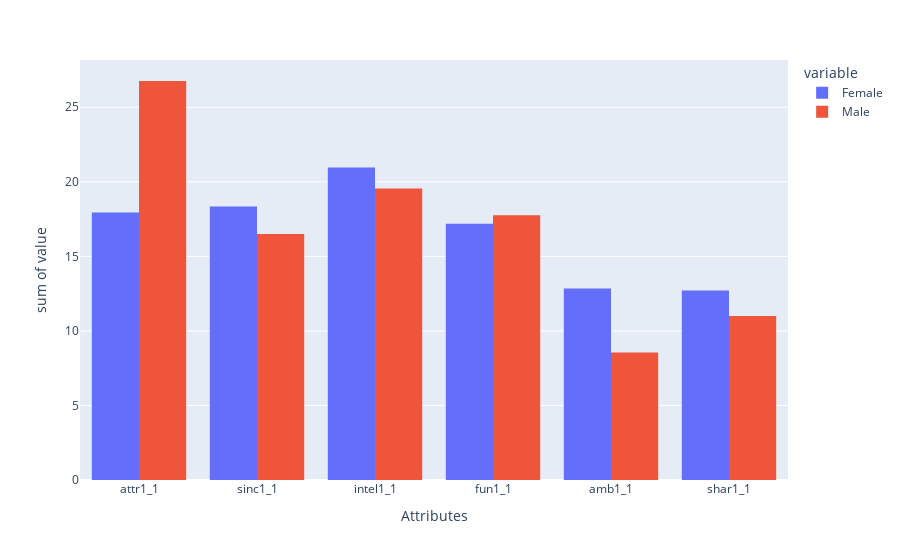

Write notebook code for a chart like this one.
### Code cell
df_clean_mean = df_clean.groupby("gender").mean().reset_index()
df_clean_mean = df_clean_mean.drop(["gender", "wave"], axis=1)
#print(df_clean_mean)
#print()
df_clean_mean_T = df_clean_mean.T.reset_index()
df_clean_mean_T.columns = ['Attributes', 'Female','Male']
print(df_clean_mean_T)

histo = px.histogram(df_clean_mean_T, x="Attributes", y=["Female","Male"], barmode='group')
histo.show()

### Figure 1 — Plotly figure (JSON) as saved in the notebook; plotly's stock layout.template omitted (floating-point values rounded to 4 significant figures)
{"data": [{"alignmentgroup": "True", "bingroup": "x", "histfunc": "sum", "hovertemplate": "variable=Female<br>Attributes=%{x}<br>sum of value=%{y}<extra></extra>", "legendgroup": "Female", "marker": {"color": "#636efa", "pattern": {"shape": ""}}, "name": "Female", "offsetgroup": "Female", "orientation": "v", "showlegend": true, "type": "histogram", "x": ["attr1_1", "sinc1_1", "intel1_1", "fun1_1", "amb1_1", "shar1_1"], "xaxis": "x", "y": [17.94, 18.35, 20.95, 17.19, 12.84, 12.7], "yaxis": "y"}, {"alignmentgroup": "True", "bingroup": "x", "histfunc": "sum", "hovertemplate": "variable=Male<br>Attributes=%{x}<br>sum of value=%{y}<extra></extra>", "legendgroup": "Male", "marker": {"color": "#EF553B", "pattern": {"shape": ""}}, "name": "Male", "offsetgroup": "Male", "orientation": "v", "showlegend": true, "type": "histogram", "x": ["attr1_1", "sinc1_1", "intel1_1", "fun1_1", "amb1_1", "shar1_1"], "xaxis": "x", "y": [26.76, 16.51, 19.56, 17.76, 8.553, 11.0], "yaxis": "y"}], "layout": {"barmode": "group", "legend": {"title": {"text": "variable"}, "tracegroupgap": 0}, "margin": {"t": 60}, "xaxis": {"anchor": "y", "domain": [0, 1], "title": {"text": "Attributes"}}, "yaxis": {"anchor": "x", "domain": [0, 1], "title": {"text": "sum of value"}}}}
